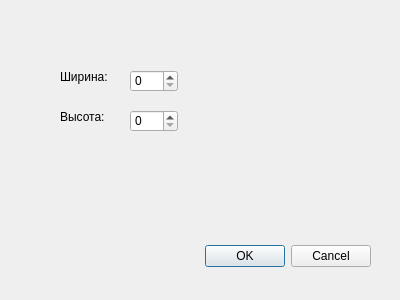
<?xml version="1.0" encoding="UTF-8"?>
<ui version="4.0">
 <class>Dialog</class>
 <widget class="QDialog" name="Dialog">
  <property name="geometry">
   <rect>
    <x>0</x>
    <y>0</y>
    <width>400</width>
    <height>300</height>
   </rect>
  </property>
  <property name="windowTitle">
   <string>Dialog</string>
  </property>
  <widget class="QDialogButtonBox" name="buttonBox">
   <property name="geometry">
    <rect>
     <x>30</x>
     <y>240</y>
     <width>341</width>
     <height>32</height>
    </rect>
   </property>
   <property name="orientation">
    <enum>Qt::Horizontal</enum>
   </property>
   <property name="standardButtons">
    <set>QDialogButtonBox::Cancel|QDialogButtonBox::Ok</set>
   </property>
  </widget>
  <widget class="QLabel" name="label">
   <property name="geometry">
    <rect>
     <x>60</x>
     <y>70</y>
     <width>50</width>
     <height>14</height>
    </rect>
   </property>
   <property name="text">
    <string>Ширина:</string>
   </property>
  </widget>
  <widget class="QLabel" name="label_2">
   <property name="geometry">
    <rect>
     <x>60</x>
     <y>110</y>
     <width>50</width>
     <height>14</height>
    </rect>
   </property>
   <property name="text">
    <string>Высота:</string>
   </property>
  </widget>
  <widget class="QSpinBox" name="spinBox">
   <property name="geometry">
    <rect>
     <x>130</x>
     <y>70</y>
     <width>48</width>
     <height>22</height>
    </rect>
   </property>
  </widget>
  <widget class="QSpinBox" name="spinBox_2">
   <property name="geometry">
    <rect>
     <x>130</x>
     <y>110</y>
     <width>48</width>
     <height>22</height>
    </rect>
   </property>
  </widget>
 </widget>
 <resources/>
 <connections>
  <connection>
   <sender>buttonBox</sender>
   <signal>accepted()</signal>
   <receiver>Dialog</receiver>
   <slot>accept()</slot>
   <hints>
    <hint type="sourcelabel">
     <x>248</x>
     <y>254</y>
    </hint>
    <hint type="destinationlabel">
     <x>157</x>
     <y>274</y>
    </hint>
   </hints>
  </connection>
  <connection>
   <sender>buttonBox</sender>
   <signal>rejected()</signal>
   <receiver>Dialog</receiver>
   <slot>reject()</slot>
   <hints>
    <hint type="sourcelabel">
     <x>316</x>
     <y>260</y>
    </hint>
    <hint type="destinationlabel">
     <x>286</x>
     <y>274</y>
    </hint>
   </hints>
  </connection>
 </connections>
</ui>
